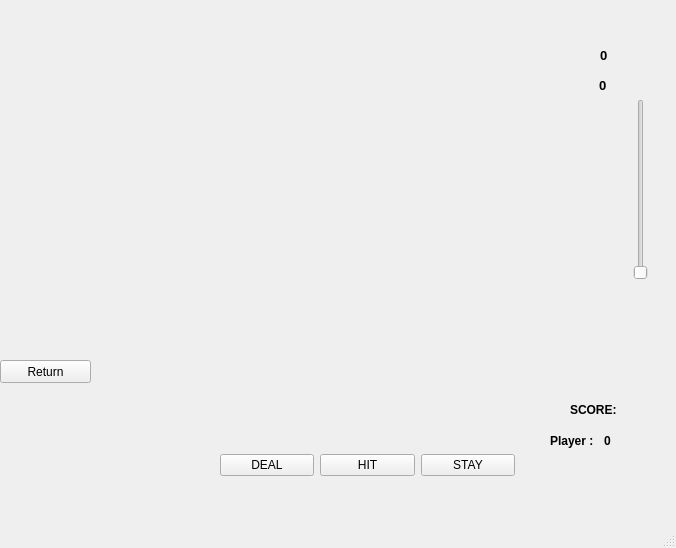
<?xml version="1.0" encoding="UTF-8"?>
<ui version="4.0">
 <class>MainWindowTable</class>
 <widget class="QMainWindow" name="MainWindowTable">
  <property name="geometry">
   <rect>
    <x>0</x>
    <y>0</y>
    <width>676</width>
    <height>548</height>
   </rect>
  </property>
  <property name="minimumSize">
   <size>
    <width>676</width>
    <height>548</height>
   </size>
  </property>
  <property name="maximumSize">
   <size>
    <width>676</width>
    <height>548</height>
   </size>
  </property>
  <property name="windowTitle">
   <string>BLack_Jack_Table</string>
  </property>
  <property name="windowIcon">
   <iconset resource="rsc.qrc">
    <normaloff>:/imgs/ace3.png</normaloff>:/imgs/ace3.png</iconset>
  </property>
  <widget class="QWidget" name="centralwidget">
   <widget class="QLabel" name="labeltablebackground">
    <property name="geometry">
     <rect>
      <x>-5</x>
      <y>0</y>
      <width>681</width>
      <height>521</height>
     </rect>
    </property>
    <property name="minimumSize">
     <size>
      <width>681</width>
      <height>521</height>
     </size>
    </property>
    <property name="maximumSize">
     <size>
      <width>681</width>
      <height>521</height>
     </size>
    </property>
    <property name="focusPolicy">
     <enum>Qt::NoFocus</enum>
    </property>
    <property name="styleSheet">
     <string notr="true">background-image: url(:/imgs/table2mod.png)
</string>
    </property>
    <property name="text">
     <string/>
    </property>
   </widget>
   <widget class="QPushButton" name="pushButtonReturn">
    <property name="geometry">
     <rect>
      <x>0</x>
      <y>360</y>
      <width>91</width>
      <height>23</height>
     </rect>
    </property>
    <property name="styleSheet">
     <string notr="true">background-image:url(:/imgs/gold.jpg)</string>
    </property>
    <property name="text">
     <string>Return</string>
    </property>
   </widget>
   <widget class="QWidget" name="layoutWidget">
    <property name="geometry">
     <rect>
      <x>220</x>
      <y>450</y>
      <width>295</width>
      <height>30</height>
     </rect>
    </property>
    <layout class="QHBoxLayout" name="horizontalLayout">
     <item>
      <widget class="QPushButton" name="pushButtonDEAL">
       <property name="styleSheet">
        <string notr="true">background-image:url(:/imgs/gold.jpg)</string>
       </property>
       <property name="text">
        <string>DEAL</string>
       </property>
      </widget>
     </item>
     <item>
      <widget class="QPushButton" name="pushButtonHit">
       <property name="styleSheet">
        <string notr="true">background-image:url(:/imgs/gold.jpg)</string>
       </property>
       <property name="text">
        <string>HIT</string>
       </property>
      </widget>
     </item>
     <item>
      <widget class="QPushButton" name="pushButtonStay">
       <property name="styleSheet">
        <string notr="true">background-image:url(:/imgs/gold.jpg)</string>
       </property>
       <property name="text">
        <string>STAY</string>
       </property>
      </widget>
     </item>
    </layout>
   </widget>
   <widget class="QLabel" name="labelscore">
    <property name="geometry">
     <rect>
      <x>570</x>
      <y>400</y>
      <width>61</width>
      <height>20</height>
     </rect>
    </property>
    <property name="font">
     <font>
      <weight>75</weight>
      <bold>true</bold>
     </font>
    </property>
    <property name="text">
     <string>SCORE: </string>
    </property>
   </widget>
   <widget class="QWidget" name="layoutWidget">
    <property name="geometry">
     <rect>
      <x>550</x>
      <y>430</y>
      <width>101</width>
      <height>21</height>
     </rect>
    </property>
    <layout class="QHBoxLayout" name="horizontalLayout_2">
     <item>
      <widget class="QLabel" name="label">
       <property name="font">
        <font>
         <weight>75</weight>
         <bold>true</bold>
        </font>
       </property>
       <property name="text">
        <string>Player :</string>
       </property>
      </widget>
     </item>
     <item>
      <widget class="QLabel" name="scp">
       <property name="font">
        <font>
         <weight>75</weight>
         <bold>true</bold>
        </font>
       </property>
       <property name="text">
        <string>0</string>
       </property>
      </widget>
     </item>
    </layout>
   </widget>
   <widget class="QWidget" name="horizontalLayoutWidget">
    <property name="geometry">
     <rect>
      <x>600</x>
      <y>40</y>
      <width>61</width>
      <height>31</height>
     </rect>
    </property>
    <layout class="QHBoxLayout" name="horizontalLayout_5">
     <item>
      <widget class="QLabel" name="cashlabel">
       <property name="font">
        <font>
         <pointsize>10</pointsize>
         <weight>75</weight>
         <bold>true</bold>
        </font>
       </property>
       <property name="text">
        <string>0</string>
       </property>
      </widget>
     </item>
    </layout>
   </widget>
   <widget class="QSlider" name="betslider">
    <property name="geometry">
     <rect>
      <x>630</x>
      <y>99</y>
      <width>22</width>
      <height>181</height>
     </rect>
    </property>
    <property name="maximum">
     <number>100</number>
    </property>
    <property name="orientation">
     <enum>Qt::Vertical</enum>
    </property>
   </widget>
   <widget class="QWidget" name="horizontalLayoutWidget_2">
    <property name="geometry">
     <rect>
      <x>599</x>
      <y>70</y>
      <width>85</width>
      <height>31</height>
     </rect>
    </property>
    <layout class="QHBoxLayout" name="horizontalLayout_4">
     <item>
      <widget class="QLabel" name="betlabel">
       <property name="font">
        <font>
         <pointsize>10</pointsize>
         <weight>75</weight>
         <bold>true</bold>
        </font>
       </property>
       <property name="text">
        <string>0</string>
       </property>
      </widget>
     </item>
    </layout>
   </widget>
  </widget>
  <widget class="QMenuBar" name="menubar">
   <property name="geometry">
    <rect>
     <x>0</x>
     <y>0</y>
     <width>676</width>
     <height>26</height>
    </rect>
   </property>
  </widget>
  <widget class="QStatusBar" name="statusbar"/>
 </widget>
 <resources>
  <include location="rsc.qrc"/>
 </resources>
 <connections>
  <connection>
   <sender>betslider</sender>
   <signal>valueChanged(int)</signal>
   <receiver>betlabel</receiver>
   <slot>setNum(int)</slot>
   <hints>
    <hint type="sourcelabel">
     <x>641</x>
     <y>196</y>
    </hint>
    <hint type="destinationlabel">
     <x>638</x>
     <y>110</y>
    </hint>
   </hints>
  </connection>
 </connections>
</ui>
